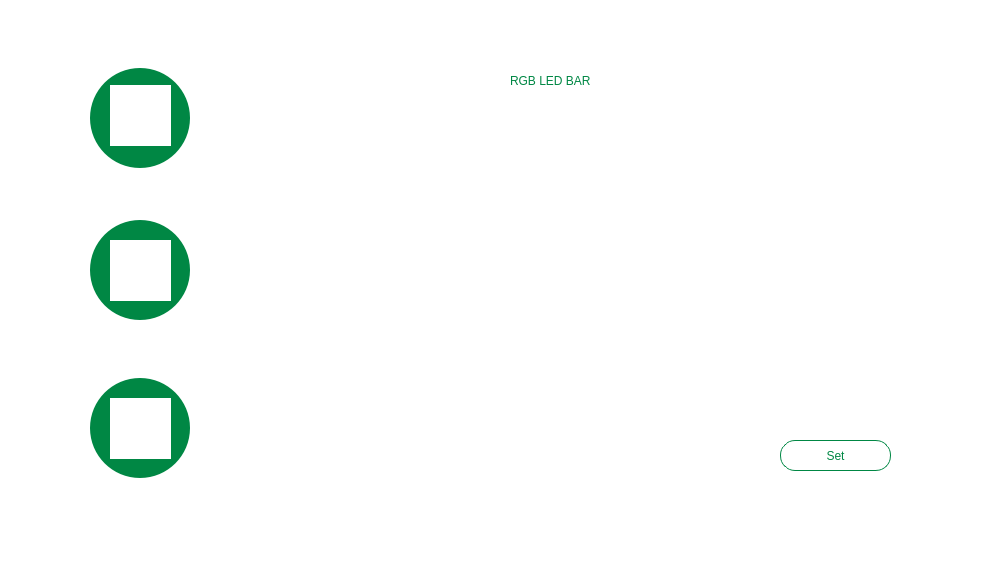
<?xml version="1.0" encoding="UTF-8"?>
<ui version="4.0">
 <class>Form</class>
 <widget class="QWidget" name="Form">
  <property name="geometry">
   <rect>
    <x>0</x>
    <y>0</y>
    <width>1000</width>
    <height>580</height>
   </rect>
  </property>
  <property name="windowTitle">
   <string>Form</string>
  </property>
  <property name="styleSheet">
   <string notr="true">background-color: rgb(255, 255, 255);</string>
  </property>
  <widget class="QLabel" name="water_icon">
   <property name="geometry">
    <rect>
     <x>110</x>
     <y>85</y>
     <width>61</width>
     <height>61</height>
    </rect>
   </property>
   <property name="styleSheet">
    <string notr="true">border-image: url(:/images/images/water.png);</string>
   </property>
   <property name="text">
    <string/>
   </property>
  </widget>
  <widget class="QLabel" name="water_circle">
   <property name="geometry">
    <rect>
     <x>90</x>
     <y>68</y>
     <width>100</width>
     <height>100</height>
    </rect>
   </property>
   <property name="styleSheet">
    <string notr="true">background-color: rgb(0, 135, 68);
border-radius: 50px;</string>
   </property>
   <property name="text">
    <string/>
   </property>
  </widget>
  <widget class="QLabel" name="water_slide">
   <property name="geometry">
    <rect>
     <x>220</x>
     <y>80</y>
     <width>150</width>
     <height>75</height>
    </rect>
   </property>
   <property name="styleSheet">
    <string notr="true"/>
   </property>
   <property name="text">
    <string/>
   </property>
  </widget>
  <widget class="QLabel" name="fan_icon">
   <property name="geometry">
    <rect>
     <x>110</x>
     <y>240</y>
     <width>61</width>
     <height>61</height>
    </rect>
   </property>
   <property name="styleSheet">
    <string notr="true">border-image: url(:/images/images/fan.png);</string>
   </property>
   <property name="text">
    <string/>
   </property>
  </widget>
  <widget class="QLabel" name="window_icon">
   <property name="geometry">
    <rect>
     <x>110</x>
     <y>398</y>
     <width>61</width>
     <height>61</height>
    </rect>
   </property>
   <property name="styleSheet">
    <string notr="true">border-image: url(:/images/images/blind.png);</string>
   </property>
   <property name="text">
    <string/>
   </property>
  </widget>
  <widget class="QLabel" name="led_area">
   <property name="geometry">
    <rect>
     <x>500</x>
     <y>64</y>
     <width>601</width>
     <height>431</height>
    </rect>
   </property>
   <property name="styleSheet">
    <string notr="true"/>
   </property>
   <property name="text">
    <string/>
   </property>
  </widget>
  <widget class="QLabel" name="rgb_title">
   <property name="geometry">
    <rect>
     <x>510</x>
     <y>70</y>
     <width>171</width>
     <height>21</height>
    </rect>
   </property>
   <property name="styleSheet">
    <string notr="true">background-color: white;
font: 81 18pt &quot;Arial&quot;;
color: rgb(0, 135, 68)
</string>
   </property>
   <property name="text">
    <string>RGB LED BAR</string>
   </property>
  </widget>
  <widget class="QPushButton" name="set_button">
   <property name="geometry">
    <rect>
     <x>780</x>
     <y>440</y>
     <width>111</width>
     <height>31</height>
    </rect>
   </property>
   <property name="styleSheet">
    <string notr="true">QPushButton:hover
{ 
	background-color: rgb(0, 135, 68);
	border-radius: 15px;
	font: 75 15pt &quot;Arial&quot;;
	color: white;  
}

QPushButton
{ 
	border-radius: 15px;
	border: 1px solid rgb(0, 135, 68);
	font: 75 15pt &quot;나눔스퀘어 Bold&quot;;
	color: rgb(0, 135, 68);
}
</string>
   </property>
   <property name="text">
    <string>Set</string>
   </property>
  </widget>
  <widget class="QLabel" name="color_label">
   <property name="geometry">
    <rect>
     <x>640</x>
     <y>400</y>
     <width>101</width>
     <height>20</height>
    </rect>
   </property>
   <property name="text">
    <string/>
   </property>
  </widget>
  <widget class="QLabel" name="fan_slide">
   <property name="geometry">
    <rect>
     <x>220</x>
     <y>232</y>
     <width>150</width>
     <height>75</height>
    </rect>
   </property>
   <property name="styleSheet">
    <string notr="true"/>
   </property>
   <property name="text">
    <string/>
   </property>
  </widget>
  <widget class="QLabel" name="fan_circle">
   <property name="geometry">
    <rect>
     <x>90</x>
     <y>220</y>
     <width>100</width>
     <height>100</height>
    </rect>
   </property>
   <property name="styleSheet">
    <string notr="true">background-color: rgb(0, 135, 68);
border-radius: 50px;</string>
   </property>
   <property name="text">
    <string/>
   </property>
  </widget>
  <widget class="QLabel" name="window_slide">
   <property name="geometry">
    <rect>
     <x>220</x>
     <y>390</y>
     <width>150</width>
     <height>75</height>
    </rect>
   </property>
   <property name="styleSheet">
    <string notr="true"/>
   </property>
   <property name="text">
    <string/>
   </property>
  </widget>
  <widget class="QLabel" name="window_circle">
   <property name="geometry">
    <rect>
     <x>90</x>
     <y>378</y>
     <width>100</width>
     <height>100</height>
    </rect>
   </property>
   <property name="styleSheet">
    <string notr="true">background-color: rgb(0, 135, 68);
border-radius: 50px;</string>
   </property>
   <property name="text">
    <string/>
   </property>
  </widget>
  <zorder>window_circle</zorder>
  <zorder>fan_circle</zorder>
  <zorder>water_circle</zorder>
  <zorder>water_icon</zorder>
  <zorder>water_slide</zorder>
  <zorder>fan_icon</zorder>
  <zorder>window_icon</zorder>
  <zorder>led_area</zorder>
  <zorder>rgb_title</zorder>
  <zorder>set_button</zorder>
  <zorder>color_label</zorder>
  <zorder>fan_slide</zorder>
  <zorder>window_slide</zorder>
 </widget>
 <resources>
  <include location="res.qrc"/>
 </resources>
 <connections/>
</ui>
